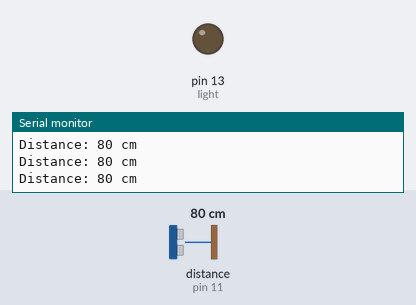
Bench run of a sketch on a simulated Arduino Uno, built with avr-gcc and run on an emulated ATmega328P. Parts: output pins drawn as LEDs (lit = HIGH), the last lines printed to the serial monitor. Wiring (inferred from the names in the program): ultrasonic range finder: trigger pin 12; echo pin 11. Inputs (shaded band) come from the test bench; at power-on: distance to the obstacle (sensor on pin 11) 80 cm. The echo pulse lasts 58.3 µs per cm; pins used as bus, display or sensor lines are not drawn.

Above: at 1.2 s.
1.3 s: distance to the obstacle (sensor on pin 11) set to 11 cm
2.8 s: distance to the obstacle (sensor on pin 11) set to 8 cm
At 4.0 s:
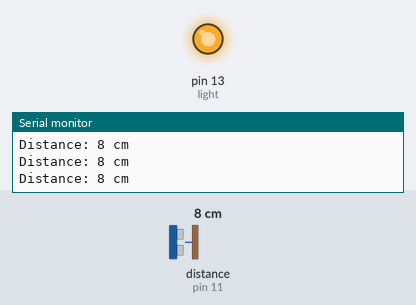
4.3 s: distance to the obstacle (sensor on pin 11) set to 18 cm
At 5.3 s:
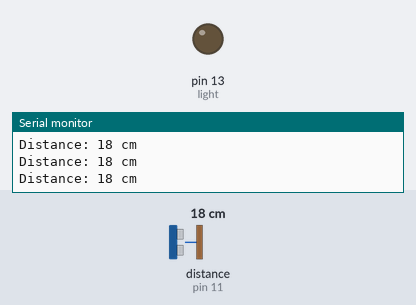
Timing chart, 0 to 7.3 s (numbered marks = the images above; inputs shaded):
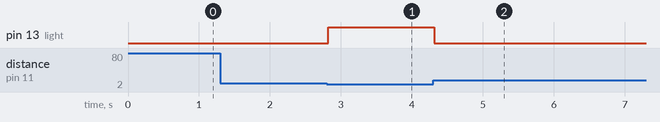

The sketch:

Ultra_Sensor_module.ino
```cpp
const unsigned TRIG_PIN=12;
const unsigned ECHO_PIN=11;
int echo =0;
int unsigned t0;
int unsigned t1;
int distance =0;
int light = 13;


void setup() {
  // put your setup code here, to run once:
  pinMode(TRIG_PIN, OUTPUT);
  pinMode(ECHO_PIN, INPUT);
  pinMode (light, OUTPUT);
  Serial.begin(9600);
}

void loop() {
  // put your main code here, to run repeatedly:
  digitalWrite(TRIG_PIN, HIGH);
  delayMicroseconds(11);
  digitalWrite(TRIG_PIN, LOW);

  echo = digitalRead(ECHO_PIN);
  while(echo == LOW) {

    echo = digitalRead(ECHO_PIN);
  }

  t0 = micros();

  while (echo == HIGH) {
    echo = digitalRead(ECHO_PIN);
    t1 = micros();
  }


  distance = (t1 - t0) / 58;
  Serial.print("Distance: ");
  Serial.print(distance);
  Serial.println(" cm");
  delay(2);

  if (distance < 10) {

  digitalWrite(light, HIGH);
}

else {
  digitalWrite(light, LOW);
}
}
```

Measured:
- the behaviour switches between 10 and 9 cm on distance to the obstacle (sensor on pin 11) (found by bisection; images 0 and 1)
- after the input at 2.8 s, pin 13 (light): LOW → HIGH at once
- after the input at 4.3 s, pin 13 (light): HIGH → LOW at once
